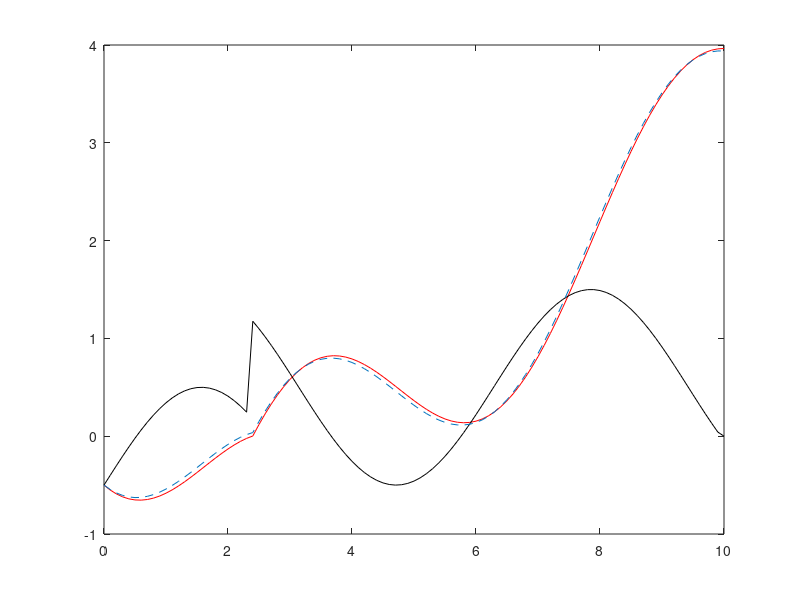

This figure's MATLAB source:

h=0.1;  % time step
t=[0:h:10];   % time grid

g=@(u) u;   % for heavyside (A)
f=@(t) sin(t)-0.5;  % for du/dt=A+f(t)

u=zeros(1,length(t)); % initialize u solution vector
du=zeros(1,length(t)); % initialize du value vector
u(1)=-0.5;    % initial value

for i=2:length(t)
    % t(1)=u(1), so we move to t(2),u(2)
    if u(i-1)<0
        du(i-1)=f(t(i-1));
        u(i)=u(i-1)+h*du(i-1);
    else du(i-1)=1+f(t(i-1));
        u(i)=u(i-1)+h*du(i-1);
    end
end

sol=zeros(1,length(t)); 
for i=1:length(t)
    if u(i)<0
        sol(i)=-cos(t(i))-0.5*t(i)+u(1)+1;
    else sol(i)=-cos(t(i))-0.5*t(i)+t(i)-2.4+u(1)+1;
    end
end

figure
plot(t,u,'r',t,du,'k',t,sol,'--')
    